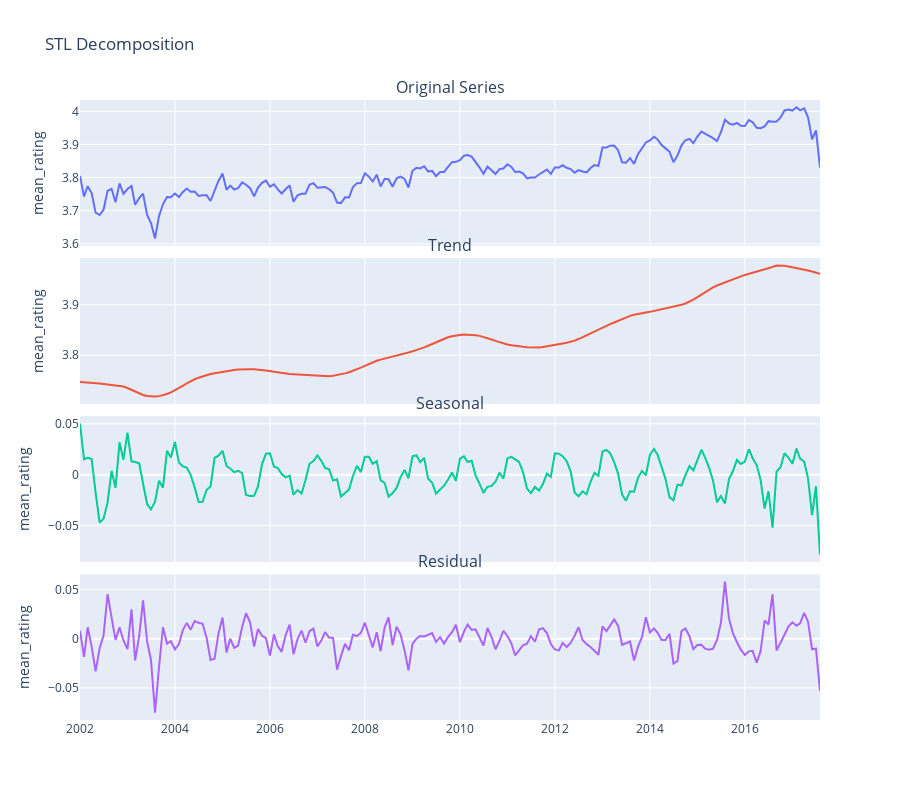
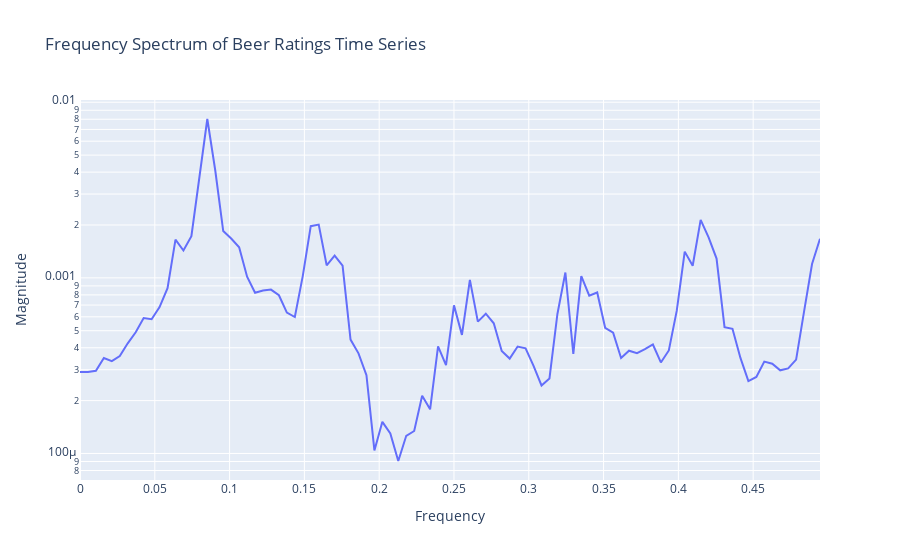

The cell these charts' notebook holds for them, in order:
### Code cell
sm.full_seasonality_report(df_ratings)

# note that since the FFT is discrete, we dont have a value for frequency 0.083, but only 0.085. This for a year-periodic signal it will give 11.75 months as main period, instead of 12.

### Figure 1 — Plotly figure (JSON) as saved in the notebook; plotly's stock layout.template omitted (floating-point values rounded to 4 significant figures; data arrays with more than 128 entries replaced by an {"elided": "..."} marker saying what was removed)
{"data": [{"name": "Original", "type": "scatter", "x": {"elided": "188 str values"}, "xaxis": "x", "y": {"elided": "188 float values"}, "yaxis": "y"}, {"name": "Trend", "type": "scatter", "x": {"elided": "188 str values"}, "xaxis": "x2", "y": {"elided": "188 float values"}, "yaxis": "y2"}, {"name": "Seasonal", "type": "scatter", "x": {"elided": "188 str values"}, "xaxis": "x3", "y": {"elided": "188 float values"}, "yaxis": "y3"}, {"name": "Residual", "type": "scatter", "x": {"elided": "188 str values"}, "xaxis": "x4", "y": {"elided": "188 float values"}, "yaxis": "y4"}], "layout": {"annotations": [{"font": {"size": 16}, "showarrow": false, "text": "Original Series", "x": 0.5, "xanchor": "center", "xref": "paper", "y": 1.0, "yanchor": "bottom", "yref": "paper"}, {"font": {"size": 16}, "showarrow": false, "text": "Trend", "x": 0.5, "xanchor": "center", "xref": "paper", "y": 0.745, "yanchor": "bottom", "yref": "paper"}, {"font": {"size": 16}, "showarrow": false, "text": "Seasonal", "x": 0.5, "xanchor": "center", "xref": "paper", "y": 0.49, "yanchor": "bottom", "yref": "paper"}, {"font": {"size": 16}, "showarrow": false, "text": "Residual", "x": 0.5, "xanchor": "center", "xref": "paper", "y": 0.235, "yanchor": "bottom", "yref": "paper"}], "height": 800, "showlegend": false, "title": {"text": "STL Decomposition"}, "xaxis": {"anchor": "y", "domain": [0, 1], "matches": "x4", "showticklabels": false}, "xaxis2": {"anchor": "y2", "domain": [0, 1], "matches": "x4", "showticklabels": false}, "xaxis3": {"anchor": "y3", "domain": [0, 1], "matches": "x4", "showticklabels": false}, "xaxis4": {"anchor": "y4", "domain": [0, 1]}, "yaxis": {"anchor": "x", "domain": [0.765, 1.0], "title": {"text": "mean_rating"}}, "yaxis2": {"anchor": "x2", "domain": [0.51, 0.745], "title": {"text": "mean_rating"}}, "yaxis3": {"anchor": "x3", "domain": [0.255, 0.49], "title": {"text": "mean_rating"}}, "yaxis4": {"anchor": "x4", "domain": [0, 0.235], "title": {"text": "mean_rating"}}}}

### Figure 2 — Plotly figure (JSON) as saved in the notebook; plotly's stock layout.template omitted (floating-point values rounded to 4 significant figures)
{"data": [{"hovertemplate": "Frequency=%{x}<br>Magnitude=%{y}<extra></extra>", "legendgroup": "", "line": {"color": "#636efa", "dash": "solid"}, "marker": {"symbol": "circle"}, "mode": "lines", "name": "", "orientation": "v", "showlegend": false, "type": "scatter", "x": [0, 0.005319, 0.01064, 0.01596, 0.02128, 0.0266, 0.03191, 0.03723, 0.04255, 0.04787, 0.05319, 0.05851, 0.06383, 0.06915, 0.07447, 0.07979, 0.08511, 0.09043, 0.09574, 0.1011, 0.1064, 0.1117, 0.117, 0.1223, 0.1277, 0.133, 0.1383, 0.1436, 0.1489, 0.1543, 0.1596, 0.1649, 0.1702, 0.1755, 0.1809, 0.1862, 0.1915, 0.1968, 0.2021, 0.2074, 0.2128, 0.2181, 0.2234, 0.2287, 0.234, 0.2394, 0.2447, 0.25, 0.2553, 0.2606, 0.266, 0.2713, 0.2766, 0.2819, 0.2872, 0.2926, 0.2979, 0.3032, 0.3085, 0.3138, 0.3191, 0.3245, 0.3298, 0.3351, 0.3404, 0.3457, 0.3511, 0.3564, 0.3617, 0.367, 0.3723, 0.3777, 0.383, 0.3883, 0.3936, 0.3989, 0.4043, 0.4096, 0.4149, 0.4202, 0.4255, 0.4309, 0.4362, 0.4415, 0.4468, 0.4521, 0.4574, 0.4628, 0.4681, 0.4734, 0.4787, 0.484, 0.4894, 0.4947], "xaxis": "x", "y": [0.0002906, 0.0002906, 0.0002958, 0.0003498, 0.0003355, 0.0003591, 0.0004238, 0.0004898, 0.0005906, 0.0005813, 0.0006818, 0.0008731, 0.001651, 0.001432, 0.001727, 0.003682, 0.008027, 0.004086, 0.001846, 0.001674, 0.001495, 0.001016, 0.0008226, 0.0008472, 0.000857, 0.0007963, 0.0006341, 0.0005985, 0.001027, 0.001969, 0.00201, 0.00118, 0.001339, 0.001172, 0.0004449, 0.0003717, 0.0002793, 0.000104, 0.0001515, 0.0001301, 9.061e-05, 0.0001261, 0.0001343, 0.0002133, 0.0001785, 0.0004074, 0.0003189, 0.0006971, 0.0004735, 0.0009735, 0.0005634, 0.000625, 0.0005516, 0.0003831, 0.0003469, 0.0004062, 0.0003973, 0.0003151, 0.000244, 0.0002673, 0.0006226, 0.001073, 0.0003689, 0.001024, 0.0007914, 0.0008258, 0.0005196, 0.0004873, 0.00035, 0.0003849, 0.0003729, 0.0003924, 0.0004174, 0.0003298, 0.0003861, 0.0006503, 0.001411, 0.001172, 0.002138, 0.001701, 0.001288, 0.0005238, 0.0005129, 0.00035, 0.0002585, 0.0002726, 0.0003337, 0.0003247, 0.0002975, 0.0003051, 0.0003423, 0.0006448, 0.001199, 0.00167], "yaxis": "y"}], "layout": {"legend": {"tracegroupgap": 0}, "title": {"text": "Frequency Spectrum of Beer Ratings Time Series"}, "xaxis": {"anchor": "y", "domain": [0, 1], "title": {"text": "Frequency"}}, "yaxis": {"anchor": "x", "domain": [0, 1], "title": {"text": "Magnitude"}, "type": "log"}}}
